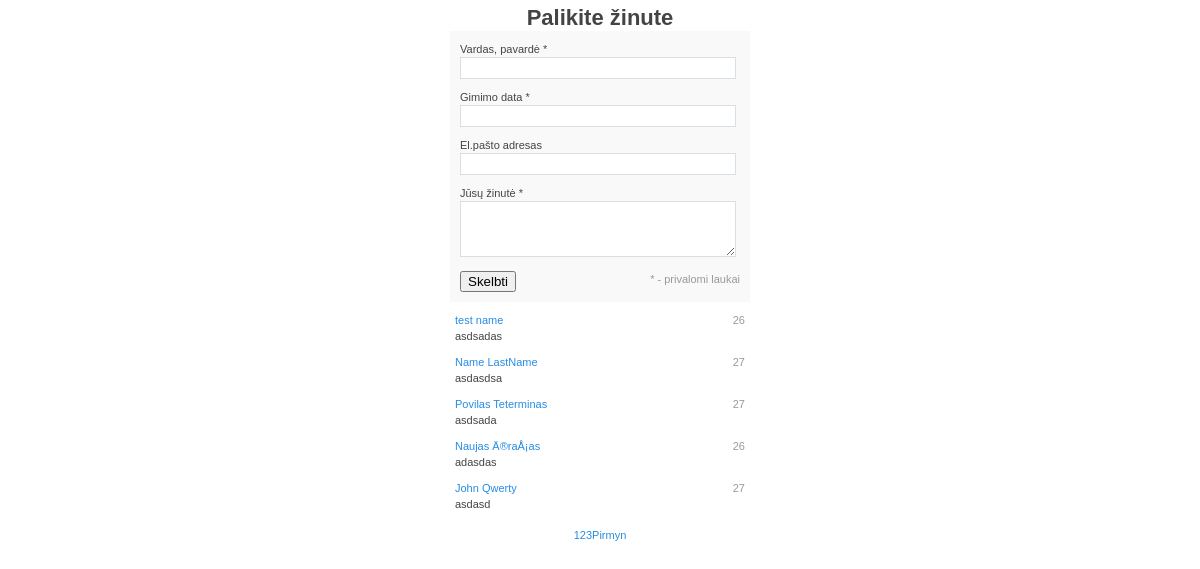
The page / on the database its author committed.
### tables this page shows
CREATE TABLE `messages` (
  `ID` int(11) NOT NULL,
  `UserName` varchar(255) NOT NULL,
  `SurName` varchar(255) NOT NULL,
  `Email` varchar(255) DEFAULT NULL,
  `Message` varchar(255) NOT NULL,
  `Birthday` date NOT NULL DEFAULT '2011-01-26',
  `Date` datetime NOT NULL DEFAULT '2011-01-26 14:30:00'
);

### src/includes/classes/Messages.php (called while the page is built, shortened)
<?php
    class Messages {
        public function getMessages($page, $itemsPerPage){
            $firsItem = ($page * $itemsPerPage) - $itemsPerPage;
            $selectQuery = "SELECT UserName, SurName, Email, Message, ((TO_DAYS(Now())-TO_DAYS(BirthDay))/365) As Birthday FROM Messages Order by date desc LIMIT $itemsPerPage OFFSET $firsItem";
            return $selectQuery;
        }
        public function  countMessages(){
            $selectQuery = "SELECT Count(*) FROM Messages";
            return $selectQuery;
        }
    }

### src/includes/widgets/Messages.php (the view, shortened to what this page needs)
<?php
    require_once '/includes/classes/Messages.php';
    $db = Database::getInstance();
    $mysqli = $db->getConnection();
    if(isset($_GET['page']) && is_numeric($_GET['page'])){
        $page = $_GET['page'];
    }
    else{
        $page = 1;
    }
    $messages = new Messages();
    $pageSize = 5;
    $result = $mysqli->query($messages->getMessages($page, $pageSize));
    $countMessages = $mysqli->query($messages->countMessages());
    $countMessages = mysqli_fetch_array($countMessages);
    if($countMessages[0] > $pageSize){
        $pages = $countMessages[0]/$pageSize;
    }
    else{
        $pages = 1;
    }
    $output = "";
    if($row = mysqli_num_rows($result) == 0){
            $output = "<ul><li><strong>Komentaru nera</strong></li></ul>";
        }
        else{
            $output = $output . "<ul>";
            while($row = mysqli_fetch_array($result)) {
                $output .= "<li>";
                $output .= "<span>" . htmlspecialchars(number_format($row["Birthday"], 0, '.', '')) . "</span>";
                    $output .= "<a href='mailto:". htmlspecialchars($row["Email"]) . "'>" . htmlspecialchars($row["UserName"]) . " " . htmlspecialchars($row["SurName"]) . "</a>";
                    $output .= "</br>" . htmlspecialchars($row["Message"]);
                $output .= "</li>";
            }
             $output .= "</ul>";
             $output .= "<p id='pages'>";
                for($i = 1; $i <= $pages; $i++){
                    $output .= "<a href='?page=$i'>$i</a>";
                }
                if($pages > $page){
                    $output .= "<a href='?page=".($page + 1)."'>Pirmyn</a>";
                }
             $output .= "</p>";
        }
    echo $output;

### src/css/screen.css (style rules this page uses)
body { margin: 0; padding: 5px; color: #444444; }
body, textarea, input { font-family: Arial, Helvetica, sans-serif; font-size: 11px; line-height: 16px; }
a { color: #268ce3; text-decoration: none; }
p { margin: 0; padding: 5px; }
ul { margin: 0; padding: 5px 0; list-style: none; }
li { margin: 0; padding: 5px; }
span { float: right; color: #999999; }
#pages { text-align: center; }

### rows shown on the page
messages: Birthday "26", UserName "test", SurName "name", Message "asdsadas"
messages: Birthday "27", UserName "Name", SurName "LastName", Message "asdasdsa"
messages: Birthday "27", UserName "Povilas", SurName "Teterminas", Message "asdsada"
messages: Birthday "26", UserName "Naujas", SurName "Ä®raÅ¡as", Message "adasdas"
messages: Birthday "27", UserName "John", SurName "Qwerty", Message "asdasd"
